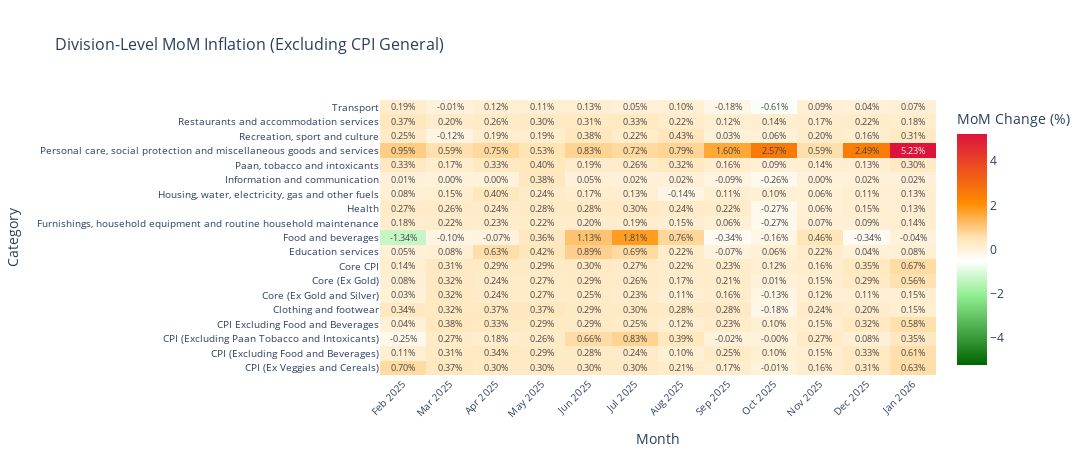

The notebook cell saved with this chart:
### Code cell
# Example: Show available divisions to choose from
print("=" * 80)
print("AVAILABLE DIVISIONS:")
print("=" * 80)
for i, div in enumerate(div_pivot.index, 1):
    print(f"{i}. {div}")
print("=" * 80)

# Example: Create heatmap excluding CPI General (to see individual divisions better)
fig_filtered = create_filtered_heatmap(
    div_pivot, 
    'Division-Level MoM Inflation (Excluding CPI General)',
    categories_to_exclude=['CPI (General)']
)
fig_filtered.show()

### Figure 1 — Plotly figure (JSON) as saved in the notebook; plotly's stock layout.template omitted (floating-point values rounded to 4 significant figures; data arrays with more than 128 entries replaced by an {"elided": "..."} marker saying what was removed)
{"data": [{"colorbar": {"title": {"text": "MoM Change (%)"}}, "colorscale": [[0, "#006400"], [0.3, "#90EE90"], [0.45, "#FFFFFF"], [0.55, "#FFE4B5"], [0.7, "#FF8C00"], [1, "#DC143C"]], "hovertemplate": "<b>%{y}</b><br>%{x}<br>MoM: %{z:.2f}%<extra></extra>", "text": {"elided": "19x12 str values"}, "textfont": {"size": 9}, "texttemplate": "%{text}", "type": "heatmap", "x": ["Feb 2025", "Mar 2025", "Apr 2025", "May 2025", "Jun 2025", "Jul 2025", "Aug 2025", "Sep 2025", "Oct 2025", "Nov 2025", "Dec 2025", "Jan 2026"], "y": ["CPI (Ex Veggies and Cereals)", "CPI (Excluding Food and Beverages)", "CPI (Excluding Paan Tobacco and Intoxicants)", "CPI Excluding Food and Beverages", "Clothing and footwear", "Core (Ex Gold and Silver)", "Core (Ex Gold)", "Core CPI", "Education services", "Food and beverages", "Furnishings, household equipment and routine household maintenance", "Health", "Housing, water, electricity, gas and other fuels", "Information and communication", "Paan, tobacco and intoxicants", "Personal care, social protection and miscellaneous goods and services", "Recreation, sport and culture", "Restaurants and accommodation services", "Transport"], "z": {"elided": "19x12 float values"}, "zmid": 0}], "layout": {"height": 475, "margin": {"b": 100, "l": 300, "r": 100, "t": 100}, "title": {"font": {"size": 16}, "text": "Division-Level MoM Inflation (Excluding CPI General)"}, "width": 1400, "xaxis": {"tickangle": -45, "tickfont": {"size": 10}, "title": {"text": "Month"}}, "yaxis": {"tickfont": {"size": 10}, "title": {"text": "Category"}}}}
